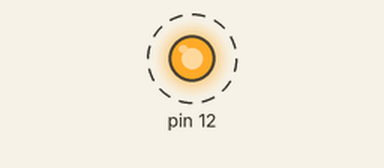
The sketch below on a simulated Arduino Uno, built with avr-gcc and run on an emulated ATmega328P. On the bench: output pins drawn as LEDs (lit = HIGH). Dashed ring = blinking.

Above: at 0.15 s.
Timing chart, 0 to 3.0 s (numbered marks = the images above):
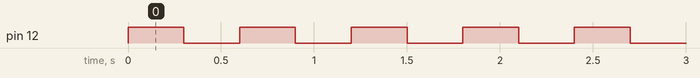

Measured:
- by itself, pin 12: alternates HIGH for 0.30 s and LOW for 0.30 s

The sketch:

Bolum5LedYakma.ino
```cpp
 void setup()
 {
  pinMode(12, OUTPUT);

 }

 void loop()
 {
    digitalWrite(12, HIGH);  // Ledi Yak
    delay(300);
    digitalWrite(12, LOW);  // Ledi Söndür
    delay(300);
 }
```
